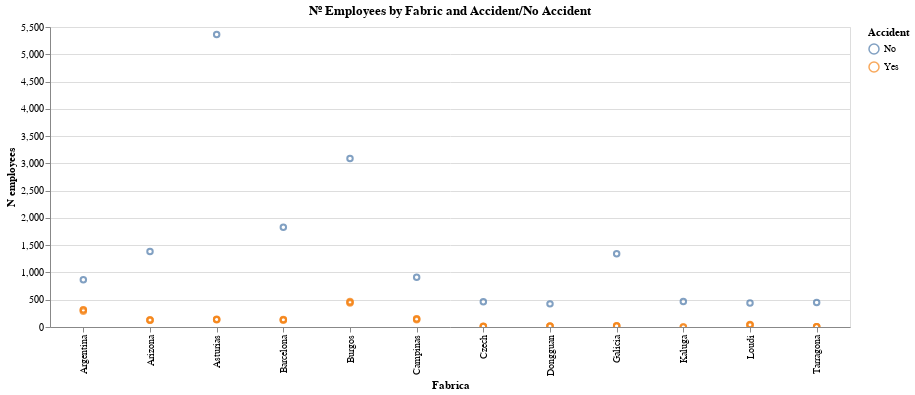

Here is the notebook cell this chart was saved with:
### Markdown cell above
On this chart we can appreciate that those countries with less employees are the ones with more accidents

### Code cell
alt.Chart(n_employees, title='Nº Employees by Fabric and Accident/No Accident').mark_point().encode( 
    y = 'N employees', x ='Fabrica', color='Accident', tooltip=['Severity','N employees','Fabrica']).interactive().properties(
    width=800,
    height=300
)

### Figure 1 — Vega-Lite specification as saved in the notebook (floating-point values rounded to 4 significant figures)
{"config": {"view": {"continuousWidth": 400, "continuousHeight": 300}}, "data": {"name": "data-f433518e6350735e1919248edc9d18e3"}, "mark": "point", "encoding": {"color": {"type": "nominal", "field": "Accident"}, "tooltip": [{"type": "nominal", "field": "Severity"}, {"type": "quantitative", "field": "N employees"}, {"type": "nominal", "field": "Fabrica"}], "x": {"type": "nominal", "field": "Fabrica"}, "y": {"type": "quantitative", "field": "N employees"}}, "height": 300, "selection": {"selector005": {"type": "interval", "bind": "scales", "encodings": ["x", "y"]}}, "title": "Nº Employees by Fabric and Accident/No Accident", "width": 800, "$schema": "https://vega.github.io/schema/vega-lite/v4.8.1.json", "datasets": {"data-f433518e6350735e1919248edc9d18e3": [{"Fabrica": "Argentina", "Accident": "No", "Severity": "N/A", "N employees": 865}, {"Fabrica": "Argentina", "Accident": "Yes", "Severity": "Grave", "N employees": 317}, {"Fabrica": "Argentina", "Accident": "Yes", "Severity": "Leve", "N employees": 311}, {"Fabrica": "Argentina", "Accident": "Yes", "Severity": "Muy grave", "N employees": 287}, {"Fabrica": "Arizona", "Accident": "No", "Severity": "N/A", "N employees": 1386}, {"Fabrica": "Arizona", "Accident": "Yes", "Severity": "Grave", "N employees": 135}, {"Fabrica": "Arizona", "Accident": "Yes", "Severity": "Leve", "N employees": 123}, {"Fabrica": "Arizona", "Accident": "Yes", "Severity": "Muy grave", "N employees": 125}, {"Fabrica": "Asturias", "Accident": "No", "Severity": "N/A", "N employees": 5361}, {"Fabrica": "Asturias", "Accident": "Yes", "Severity": "Grave", "N employees": 141}, {"Fabrica": "Asturias", "Accident": "Yes", "Severity": "Leve", "N employees": 134}, {"Fabrica": "Asturias", "Accident": "Yes", "Severity": "Muy grave", "N employees": 138}, {"Fabrica": "Barcelona", "Accident": "No", "Severity": "N/A", "N employees": 1830}, {"Fabrica": "Barcelona", "Accident": "Yes", "Severity": "Grave", "N employees": 137}, {"Fabrica": "Barcelona", "Accident": "Yes", "Severity": "Leve", "N employees": 135}, {"Fabrica": "Barcelona", "Accident": "Yes", "Severity": "Muy grave", "N employees": 123}, {"Fabrica": "Burgos", "Accident": "No", "Severity": "N/A", "N employees": 3089}, {"Fabrica": "Burgos", "Accident": "Yes", "Severity": "Grave", "N employees": 467}, {"Fabrica": "Burgos", "Accident": "Yes", "Severity": "Leve", "N employees": 438}, {"Fabrica": "Burgos", "Accident": "Yes", "Severity": "Muy grave", "N employees": 454}, {"Fabrica": "Campinas", "Accident": "No", "Severity": "N/A", "N employees": 912}, {"Fabrica": "Campinas", "Accident": "Yes", "Severity": "Grave", "N employees": 131}, {"Fabrica": "Campinas", "Accident": "Yes", "Severity": "Leve", "N employees": 148}, {"Fabrica": "Campinas", "Accident": "Yes", "Severity": "Muy grave", "N employees": 153}, {"Fabrica": "Czech", "Accident": "No", "Severity": "N/A", "N employees": 464}, {"Fabrica": "Czech", "Accident": "Yes", "Severity": "Grave", "N employees": 12}, {"Fabrica": "Czech", "Accident": "Yes", "Severity": "Leve", "N employees": 10}, {"Fabrica": "Czech", "Accident": "Yes", "Severity": "Muy grave", "N employees": 8}, {"Fabrica": "Dongguan", "Accident": "No", "Severity": "N/A", "N employees": 424}, {"Fabrica": "Dongguan", "Accident": "Yes", "Severity": "Grave", "N employees": 15}, {"Fabrica": "Dongguan", "Accident": "Yes", "Severity": "Leve", "N employees": 15}, {"Fabrica": "Dongguan", "Accident": "Yes", "Severity": "Muy grave", "N employees": 20}, {"Fabrica": "Galicia", "Accident": "No", "Severity": "N/A", "N employees": 1343}, {"Fabrica": "Galicia", "Accident": "Yes", "Severity": "Grave", "N employees": 19}, {"Fabrica": "Galicia", "Accident": "Yes", "Severity": "Leve", "N employees": 20}, {"Fabrica": "Galicia", "Accident": "Yes", "Severity": "Muy grave", "N employees": 22}, {"Fabrica": "Kaluga", "Accident": "No", "Severity": "N/A", "N employees": 466}, {"Fabrica": "Kaluga", "Accident": "Yes", "Severity": "Grave", "N employees": 2}, {"Fabrica": "Kaluga", "Accident": "Yes", "Severity": "Leve", "N employees": 2}, {"Fabrica": "Loudi", "Accident": "No", "Severity": "N/A", "N employees": 439}, {"Fabrica": "Loudi", "Accident": "Yes", "Severity": "Grave", "N employees": 38}, {"Fabrica": "Loudi", "Accident": "Yes", "Severity": "Leve", "N employees": 39}, {"Fabrica": "Loudi", "Accident": "Yes", "Severity": "Muy grave", "N employees": 46}, {"Fabrica": "Tarragona", "Accident": "No", "Severity": "N/A", "N employees": 451}, {"Fabrica": "Tarragona", "Accident": "Yes", "Severity": "Grave", "N employees": 7}, {"Fabrica": "Tarragona", "Accident": "Yes", "Severity": "Leve", "N employees": 3}, {"Fabrica": "Tarragona", "Accident": "Yes", "Severity": "Muy grave", "N employees": 5}]}}
